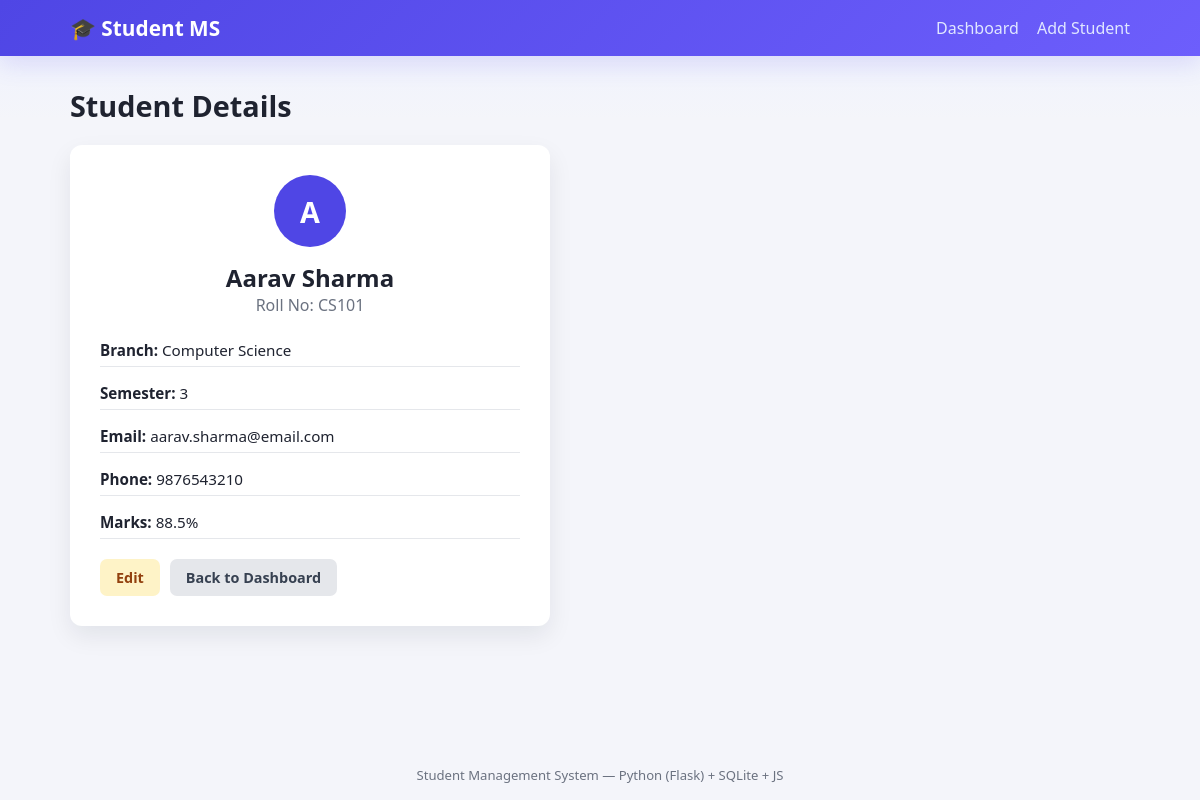
Screenshot of /view/1 with the database file from the repository.
### tables this page shows
CREATE TABLE students (
            id INTEGER PRIMARY KEY AUTOINCREMENT,
            name TEXT NOT NULL,
            roll_no TEXT NOT NULL UNIQUE,
            branch TEXT NOT NULL,
            semester INTEGER NOT NULL,
            email TEXT,
            phone TEXT,
            marks REAL NOT NULL
        );

### app.py (the view)
@app.route("/view/<int:student_id>")
def view_student(student_id):
    student = fetch_student(student_id)
    if student is None:
        abort(404)
    return render_template("view.html", student=student)

### app.py (called while the page is built)
def get_db_connection():
    conn = sqlite3.connect(DB_NAME)
    conn.row_factory = sqlite3.Row
    return conn

def fetch_student(student_id):
    conn = get_db_connection()
    student = conn.execute("SELECT * FROM students WHERE id = ?", (student_id,)).fetchone()
    conn.close()
    return student

### templates/view.html (shortened to what this page needs)
{% extends "base.html" %}
{% block content %}
<h1 class="page-title">Student Details</h1>
<div class="profile-card">
    <div class="profile-avatar">{{ student.name[0] }}</div>
    <h2>{{ student.name }}</h2>
    <p class="profile-roll">Roll No: {{ student.roll_no }}</p>
    <div class="profile-grid">
        <div class="profile-field"><strong>Branch:</strong> {{ student.branch }}</div>
        <div class="profile-field"><strong>Semester:</strong> {{ student.semester }}</div>
        <div class="profile-field"><strong>Email:</strong> {{ student.email or "—" }}</div>
        <div class="profile-field"><strong>Phone:</strong> {{ student.phone or "—" }}</div>
        <div class="profile-field"><strong>Marks:</strong> {{ student.marks }}%</div>
    </div>
    <div class="form-actions">
        <a href="{{ url_for('edit_student', student_id=student.id) }}" class="btn btn-edit">Edit</a>
        <a href="{{ url_for('index') }}" class="btn btn-cancel">Back to Dashboard</a>
    </div>
</div>
{% endblock %}

### static/style.css (style rules this page uses)
:root { --primary: #4f46e5; --primary-dark: #4338ca; --green: #16a34a; --yellow: #ca8a04; --red: #dc2626; --bg: #f4f5fa; --card-bg: #ffffff; --text: #1f2330; --muted: #6b7280; --border: #e5e7eb; --shadow: rgba(15, 23, 42, 0.08); }
* { box-sizing: border-box; margin: 0; padding: 0; }
a, button, input, select { font: inherit; }
body { font-family: "Segoe UI", Roboto, Helvetica, Arial, sans-serif; background: linear-gradient(180deg, #eef2ff 0%, var(--bg) 120px); color: var(--text); min-height: 100vh; display: flex; flex-direction: column; }
.page-title { font-size: 1.8rem; margin-bottom: 20px; color: var(--text); }
.btn { display: inline-block; padding: 9px 16px; border-radius: 7px; text-decoration: none; font-size: 0.9rem; font-weight: 600; border: none; cursor: pointer; transition: transform 0.15s ease, background-color 0.15s ease; }
.btn-cancel { background: #e5e7eb; color: #374151; }
.btn-edit { background: #fef3c7; color: #92400e; }
.form-actions { margin-top: 20px; display: flex; gap: 10px; }
.profile-card { background: var(--card-bg); max-width: 480px; padding: 30px; border-radius: 12px; box-shadow: 0 10px 25px var(--shadow); text-align: center; }
.profile-avatar { width: 72px; height: 72px; border-radius: 50%; background: var(--primary); color: #fff; font-size: 1.8rem; font-weight: 700; display: flex; align-items: center; justify-content: center; margin: 0 auto 14px; }
.profile-roll { color: var(--muted); margin-bottom: 18px; }
.profile-grid { text-align: left; display: grid; gap: 10px; margin-bottom: 20px; }
.profile-field { font-size: 0.95rem; padding: 6px 0; border-bottom: 1px solid var(--border); }

### rows the page displays
students: name "A", name "Aarav Sharma", roll_no "CS101", branch "Computer Science", semester "3", email "aarav.sharma@email.com", phone "9876543210", marks "88.5"
